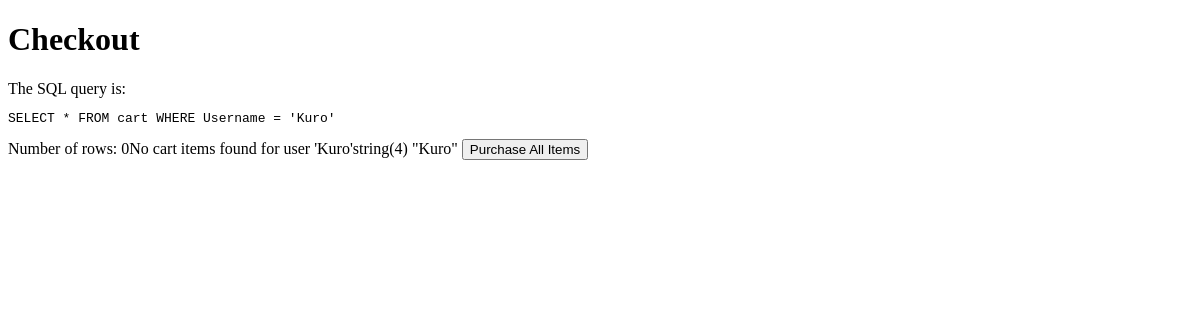
Before: /checkout.php (signed in) with the older database file.
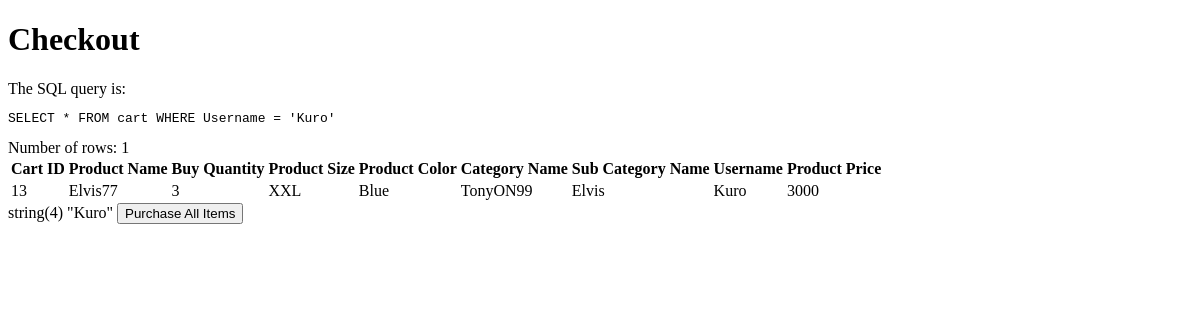
After: the same page with the newer database file.
### tables this page shows
CREATE TABLE `cart` (
  `CartID` int(11) NOT NULL,
  `ProductName` varchar(255) DEFAULT NULL,
  `ProductPrice` int(11) DEFAULT NULL,
  `BuyQuantity` int(11) DEFAULT NULL,
  `ProductSize` varchar(255) DEFAULT NULL,
  `ProductColor` varchar(255) DEFAULT NULL,
  `CategoryName` varchar(255) DEFAULT NULL,
  `SubCategoryName` varchar(255) DEFAULT NULL,
  `Username` varchar(255) DEFAULT NULL
);

### checkout.php (the view, shortened to what this page needs)
<!DOCTYPE html>
<html lang="en">
<head>
</head>
<body>
    <h1>Checkout</h1>
    <form action="purchase.php" method="post">
        <?php
        require_once 'config/database.php';
        $username = $_SESSION["currentUser"];
        $sql = "SELECT * FROM cart WHERE Username = '$username'";
        $result = mysqli_query($conn, $sql);
        echo "The SQL query is: <pre>$sql</pre>";
        echo "Number of rows: " . mysqli_num_rows($result);
        if (mysqli_num_rows($result) > 0) {
            echo "<table>";
            echo "<tr><th>Cart ID</th><th>Product Name</th><th>Buy Quantity</th><th>Product Size</th><th>Product Color</th><th>Category Name</th><th>Sub Category Name</th><th>Username</th><th>Product Price</th></tr>";
            while ($row = mysqli_fetch_assoc($result)) {
                echo "<tr>";
                echo "<td>" . $row['CartID'] . "</td>";
                echo "<td>" . $row['ProductName'] . "</td>";
                echo "<td>" . $row['BuyQuantity'] . "</td>";
                echo "<td>" . $row['ProductSize'] . "</td>";
                echo "<td>" . $row['ProductColor'] . "</td>";
                echo "<td>" . $row['CategoryName'] . "</td>";
                echo "<td>" . $row['SubCategoryName'] . "</td>";
                echo "<td>" . $row['Username'] . "</td>";
                echo "<td>" . $row['ProductPrice'] . "</td>";
                echo "</tr>";
            }
            echo "</table>";
        } else {
            echo "No cart items found for user '$username'";
        }
        var_dump($username);
        ?>
        <button type="submit">Purchase All Items</button>
    </form>
</body>
</html>

Changed rows visible on the page:
added cart: CartID "13", ProductName "Elvis77", BuyQuantity "3", ProductSize "XXL", ProductColor "Blue", CategoryName "TonyON99", SubCategoryName "Elvis", Username "Kuro", ProductPrice "3000"
Other visible differences:
mysqli_num_rows($result): "0" → "1"
$username: "Kuro" → (not shown)
text no longer shown: "No cart items found for user ' '"
text now shown: "Cart ID Product Name Buy Quantity Product Size Product Color Category Name Sub Category Name Username Product Price"
